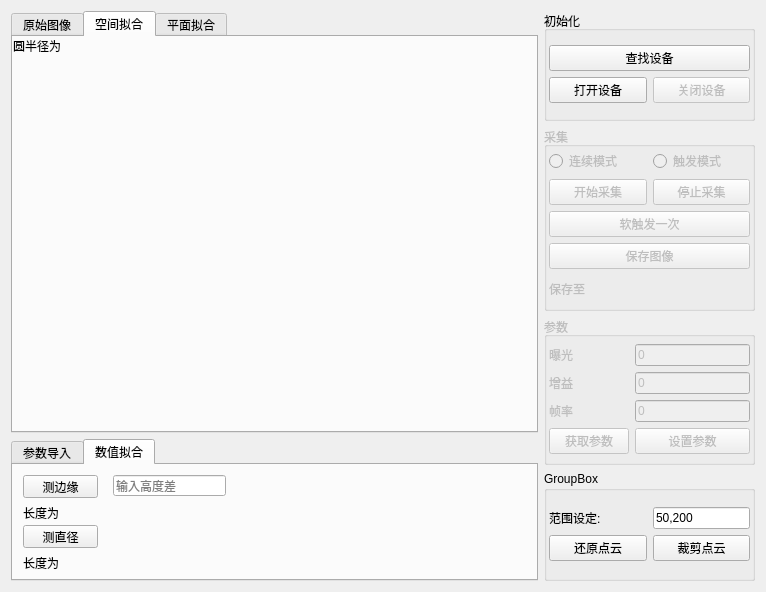
<?xml version="1.0" encoding="UTF-8"?>
<ui version="4.0">
 <class>MainWindow</class>
 <widget class="QMainWindow" name="MainWindow">
  <property name="geometry">
   <rect>
    <x>0</x>
    <y>0</y>
    <width>766</width>
    <height>592</height>
   </rect>
  </property>
  <property name="windowTitle">
   <string>MainWindow</string>
  </property>
  <widget class="QWidget" name="centralWidget">
   <layout class="QHBoxLayout" name="horizontalLayout" stretch="10,4">
    <item>
     <widget class="QWidget" name="displaywidget" native="true">
      <layout class="QVBoxLayout" name="verticalLayout_2" stretch="3,1">
       <property name="leftMargin">
        <number>0</number>
       </property>
       <property name="topMargin">
        <number>0</number>
       </property>
       <property name="rightMargin">
        <number>0</number>
       </property>
       <property name="bottomMargin">
        <number>0</number>
       </property>
       <item>
        <widget class="QTabWidget" name="Widgetcircle">
         <property name="currentIndex">
          <number>1</number>
         </property>
         <widget class="QWidget" name="tab">
          <attribute name="title">
           <string>原始图像</string>
          </attribute>
          <layout class="QVBoxLayout" name="verticalLayout">
           <property name="leftMargin">
            <number>0</number>
           </property>
           <property name="topMargin">
            <number>0</number>
           </property>
           <property name="rightMargin">
            <number>0</number>
           </property>
           <property name="bottomMargin">
            <number>0</number>
           </property>
           <item>
            <widget class="QComboBox" name="ComboDevices"/>
           </item>
           <item>
            <widget class="QWidget" name="widgetDisplay" native="true"/>
           </item>
          </layout>
         </widget>
         <widget class="QWidget" name="tab_2">
          <attribute name="title">
           <string>空间拟合</string>
          </attribute>
          <layout class="QVBoxLayout" name="verticalLayout_4">
           <property name="leftMargin">
            <number>0</number>
           </property>
           <property name="topMargin">
            <number>0</number>
           </property>
           <property name="rightMargin">
            <number>0</number>
           </property>
           <property name="bottomMargin">
            <number>0</number>
           </property>
           <item>
            <widget class="QLabel" name="labelradius">
             <property name="sizePolicy">
              <sizepolicy hsizetype="Preferred" vsizetype="Fixed">
               <horstretch>0</horstretch>
               <verstretch>0</verstretch>
              </sizepolicy>
             </property>
             <property name="text">
              <string>圆半径为</string>
             </property>
            </widget>
           </item>
           <item>
            <widget class="QWidget" name="widgetradius3d" native="true"/>
           </item>
          </layout>
         </widget>
         <widget class="QWidget" name="tab_5">
          <attribute name="title">
           <string>平面拟合</string>
          </attribute>
          <layout class="QVBoxLayout" name="verticalLayout_6">
           <property name="spacing">
            <number>0</number>
           </property>
           <property name="leftMargin">
            <number>0</number>
           </property>
           <property name="topMargin">
            <number>0</number>
           </property>
           <property name="rightMargin">
            <number>0</number>
           </property>
           <property name="bottomMargin">
            <number>0</number>
           </property>
           <item>
            <widget class="QWidget" name="widgetradius" native="true"/>
           </item>
          </layout>
         </widget>
        </widget>
       </item>
       <item>
        <widget class="QTabWidget" name="tabWidget_2">
         <property name="currentIndex">
          <number>1</number>
         </property>
         <widget class="QWidget" name="tab_3">
          <attribute name="title">
           <string>参数导入</string>
          </attribute>
          <layout class="QVBoxLayout" name="verticalLayout_3">
           <property name="leftMargin">
            <number>0</number>
           </property>
           <property name="topMargin">
            <number>0</number>
           </property>
           <property name="rightMargin">
            <number>0</number>
           </property>
           <property name="bottomMargin">
            <number>0</number>
           </property>
           <item>
            <widget class="QWidget" name="widget_4" native="true">
             <layout class="QHBoxLayout" name="horizontalLayout_3">
              <property name="leftMargin">
               <number>3</number>
              </property>
              <property name="topMargin">
               <number>3</number>
              </property>
              <property name="rightMargin">
               <number>3</number>
              </property>
              <property name="bottomMargin">
               <number>3</number>
              </property>
              <item>
               <widget class="QLabel" name="label_7">
                <property name="text">
                 <string>镜头校准参数：</string>
                </property>
               </widget>
              </item>
              <item>
               <widget class="QLineEdit" name="inpath_camcail">
                <property name="text">
                 <string>Static/cam_calibration.json;camerahkvs</string>
                </property>
               </widget>
              </item>
              <item>
               <widget class="QPushButton" name="openFileA">
                <property name="text">
                 <string>浏览</string>
                </property>
               </widget>
              </item>
              <item>
               <widget class="QPushButton" name="input_cam_cali">
                <property name="text">
                 <string>注入</string>
                </property>
               </widget>
              </item>
             </layout>
            </widget>
           </item>
           <item>
            <widget class="QWidget" name="widget_5" native="true">
             <layout class="QHBoxLayout" name="horizontalLayout_4">
              <property name="leftMargin">
               <number>3</number>
              </property>
              <property name="topMargin">
               <number>3</number>
              </property>
              <property name="rightMargin">
               <number>3</number>
              </property>
              <property name="bottomMargin">
               <number>3</number>
              </property>
              <item>
               <widget class="QLabel" name="label_8">
                <property name="text">
                 <string>激光刀面参数：</string>
                </property>
               </widget>
              </item>
              <item>
               <widget class="QLineEdit" name="inpath_lasercail">
                <property name="text">
                 <string>Static/laser_calibration.json;camerahkvs</string>
                </property>
               </widget>
              </item>
              <item>
               <widget class="QPushButton" name="openFileB">
                <property name="text">
                 <string>浏览</string>
                </property>
               </widget>
              </item>
              <item>
               <widget class="QPushButton" name="input_laser_cali">
                <property name="text">
                 <string>注入</string>
                </property>
               </widget>
              </item>
             </layout>
            </widget>
           </item>
           <item>
            <widget class="QWidget" name="widget" native="true">
             <layout class="QHBoxLayout" name="horizontalLayout_2">
              <property name="leftMargin">
               <number>5</number>
              </property>
              <property name="topMargin">
               <number>5</number>
              </property>
              <property name="rightMargin">
               <number>5</number>
              </property>
              <property name="bottomMargin">
               <number>5</number>
              </property>
              <item>
               <widget class="QPushButton" name="btnstartcheck">
                <property name="text">
                 <string>开始测试</string>
                </property>
               </widget>
              </item>
              <item>
               <widget class="QPushButton" name="savelinescloud3d">
                <property name="text">
                 <string>3d点云保存</string>
                </property>
               </widget>
              </item>
              <item>
               <widget class="QPushButton" name="savelinescloud2d">
                <property name="text">
                 <string>2d点云保存</string>
                </property>
               </widget>
              </item>
             </layout>
            </widget>
           </item>
          </layout>
         </widget>
         <widget class="QWidget" name="tab_4">
          <attribute name="title">
           <string>数值拟合</string>
          </attribute>
          <widget class="QLabel" name="text_length">
           <property name="geometry">
            <rect>
             <x>10</x>
             <y>40</y>
             <width>491</width>
             <height>16</height>
            </rect>
           </property>
           <property name="text">
            <string>长度为</string>
           </property>
          </widget>
          <widget class="QPushButton" name="btntestedge">
           <property name="geometry">
            <rect>
             <x>10</x>
             <y>10</y>
             <width>75</width>
             <height>23</height>
            </rect>
           </property>
           <property name="text">
            <string>测边缘</string>
           </property>
          </widget>
          <widget class="QLineEdit" name="editedgeheight">
           <property name="geometry">
            <rect>
             <x>100</x>
             <y>10</y>
             <width>113</width>
             <height>21</height>
            </rect>
           </property>
           <property name="inputMask">
            <string/>
           </property>
           <property name="placeholderText">
            <string>输入高度差</string>
           </property>
          </widget>
          <widget class="QPushButton" name="btntestcircle">
           <property name="geometry">
            <rect>
             <x>10</x>
             <y>60</y>
             <width>75</width>
             <height>23</height>
            </rect>
           </property>
           <property name="text">
            <string>测直径</string>
           </property>
          </widget>
          <widget class="QLabel" name="text_circle">
           <property name="geometry">
            <rect>
             <x>10</x>
             <y>90</y>
             <width>491</width>
             <height>16</height>
            </rect>
           </property>
           <property name="text">
            <string>长度为</string>
           </property>
          </widget>
         </widget>
        </widget>
       </item>
      </layout>
     </widget>
    </item>
    <item>
     <widget class="QWidget" name="sideWidget" native="true">
      <layout class="QVBoxLayout" name="verticalLayout_5" stretch="3,5,4,3">
       <property name="leftMargin">
        <number>0</number>
       </property>
       <property name="topMargin">
        <number>0</number>
       </property>
       <property name="rightMargin">
        <number>0</number>
       </property>
       <property name="bottomMargin">
        <number>0</number>
       </property>
       <item>
        <widget class="QGroupBox" name="groupInit">
         <property name="title">
          <string>初始化</string>
         </property>
         <layout class="QVBoxLayout" name="verticalLayout_7">
          <property name="spacing">
           <number>2</number>
          </property>
          <property name="leftMargin">
           <number>2</number>
          </property>
          <property name="topMargin">
           <number>2</number>
          </property>
          <property name="rightMargin">
           <number>2</number>
          </property>
          <property name="bottomMargin">
           <number>2</number>
          </property>
          <item>
           <layout class="QGridLayout" name="gridLayout">
            <item row="2" column="1">
             <widget class="QPushButton" name="bnOpen">
              <property name="text">
               <string>打开设备</string>
              </property>
             </widget>
            </item>
            <item row="1" column="1" colspan="2">
             <widget class="QPushButton" name="bnEnum">
              <property name="text">
               <string>查找设备</string>
              </property>
             </widget>
            </item>
            <item row="2" column="2">
             <widget class="QPushButton" name="bnClose">
              <property name="enabled">
               <bool>false</bool>
              </property>
              <property name="text">
               <string>关闭设备</string>
              </property>
             </widget>
            </item>
           </layout>
          </item>
         </layout>
        </widget>
       </item>
       <item>
        <widget class="QGroupBox" name="groupGrab">
         <property name="enabled">
          <bool>false</bool>
         </property>
         <property name="title">
          <string>采集</string>
         </property>
         <layout class="QVBoxLayout" name="verticalLayout_8">
          <property name="spacing">
           <number>2</number>
          </property>
          <property name="leftMargin">
           <number>2</number>
          </property>
          <property name="topMargin">
           <number>2</number>
          </property>
          <property name="rightMargin">
           <number>2</number>
          </property>
          <property name="bottomMargin">
           <number>2</number>
          </property>
          <item>
           <layout class="QGridLayout" name="gridLayout_2">
            <item row="0" column="0">
             <widget class="QRadioButton" name="radioContinueMode">
              <property name="text">
               <string>连续模式</string>
              </property>
             </widget>
            </item>
            <item row="0" column="1">
             <widget class="QRadioButton" name="radioTriggerMode">
              <property name="text">
               <string>触发模式</string>
              </property>
             </widget>
            </item>
            <item row="3" column="0" colspan="2">
             <widget class="QPushButton" name="bnSoftwareTrigger">
              <property name="enabled">
               <bool>false</bool>
              </property>
              <property name="text">
               <string>软触发一次</string>
              </property>
             </widget>
            </item>
            <item row="4" column="0" colspan="2">
             <widget class="QPushButton" name="bnSaveImage">
              <property name="enabled">
               <bool>false</bool>
              </property>
              <property name="text">
               <string>保存图像</string>
              </property>
             </widget>
            </item>
            <item row="2" column="0">
             <widget class="QPushButton" name="bnStart">
              <property name="enabled">
               <bool>false</bool>
              </property>
              <property name="text">
               <string>开始采集</string>
              </property>
             </widget>
            </item>
            <item row="2" column="1">
             <widget class="QPushButton" name="bnStop">
              <property name="enabled">
               <bool>false</bool>
              </property>
              <property name="text">
               <string>停止采集</string>
              </property>
             </widget>
            </item>
           </layout>
          </item>
          <item>
           <widget class="QLabel" name="savePath">
            <property name="text">
             <string>保存至</string>
            </property>
           </widget>
          </item>
         </layout>
        </widget>
       </item>
       <item>
        <widget class="QGroupBox" name="groupParam">
         <property name="enabled">
          <bool>false</bool>
         </property>
         <property name="title">
          <string>参数</string>
         </property>
         <layout class="QVBoxLayout" name="verticalLayout_9">
          <property name="spacing">
           <number>2</number>
          </property>
          <property name="leftMargin">
           <number>2</number>
          </property>
          <property name="topMargin">
           <number>2</number>
          </property>
          <property name="rightMargin">
           <number>2</number>
          </property>
          <property name="bottomMargin">
           <number>2</number>
          </property>
          <item>
           <layout class="QGridLayout" name="gridLayoutParam" columnstretch="2,3">
            <item row="3" column="0">
             <widget class="QLabel" name="label_6">
              <property name="text">
               <string>帧率</string>
              </property>
             </widget>
            </item>
            <item row="1" column="1">
             <widget class="QLineEdit" name="edtGain">
              <property name="text">
               <string>0</string>
              </property>
             </widget>
            </item>
            <item row="1" column="0">
             <widget class="QLabel" name="label_5">
              <property name="text">
               <string>增益</string>
              </property>
             </widget>
            </item>
            <item row="0" column="0">
             <widget class="QLabel" name="label_4">
              <property name="text">
               <string>曝光</string>
              </property>
             </widget>
            </item>
            <item row="0" column="1">
             <widget class="QLineEdit" name="edtExposureTime">
              <property name="text">
               <string>0</string>
              </property>
             </widget>
            </item>
            <item row="4" column="0">
             <widget class="QPushButton" name="bnGetParam">
              <property name="text">
               <string>获取参数</string>
              </property>
             </widget>
            </item>
            <item row="4" column="1">
             <widget class="QPushButton" name="bnSetParam">
              <property name="text">
               <string>设置参数</string>
              </property>
             </widget>
            </item>
            <item row="3" column="1">
             <widget class="QLineEdit" name="edtFrameRate">
              <property name="text">
               <string>0</string>
              </property>
             </widget>
            </item>
           </layout>
          </item>
         </layout>
        </widget>
       </item>
       <item>
        <widget class="QGroupBox" name="groupBox">
         <property name="title">
          <string>GroupBox</string>
         </property>
         <layout class="QVBoxLayout" name="verticalLayout_10">
          <property name="spacing">
           <number>2</number>
          </property>
          <property name="leftMargin">
           <number>2</number>
          </property>
          <property name="topMargin">
           <number>2</number>
          </property>
          <property name="rightMargin">
           <number>2</number>
          </property>
          <property name="bottomMargin">
           <number>2</number>
          </property>
          <item>
           <layout class="QGridLayout" name="gridLayout_3" rowstretch="1,1" columnstretch="1,1">
            <item row="0" column="1">
             <widget class="QLineEdit" name="linerange">
              <property name="text">
               <string>50,200</string>
              </property>
             </widget>
            </item>
            <item row="0" column="0">
             <widget class="QLabel" name="label">
              <property name="text">
               <string>范围设定:</string>
              </property>
             </widget>
            </item>
            <item row="1" column="1">
             <widget class="QPushButton" name="btncutclouds">
              <property name="text">
               <string>裁剪点云</string>
              </property>
             </widget>
            </item>
            <item row="1" column="0">
             <widget class="QPushButton" name="btnrdtclouds">
              <property name="text">
               <string>还原点云</string>
              </property>
             </widget>
            </item>
           </layout>
          </item>
         </layout>
        </widget>
       </item>
      </layout>
     </widget>
    </item>
   </layout>
  </widget>
 </widget>
 <layoutdefault spacing="6" margin="11"/>
 <tabstops>
  <tabstop>ComboDevices</tabstop>
 </tabstops>
 <resources/>
 <connections/>
</ui>
